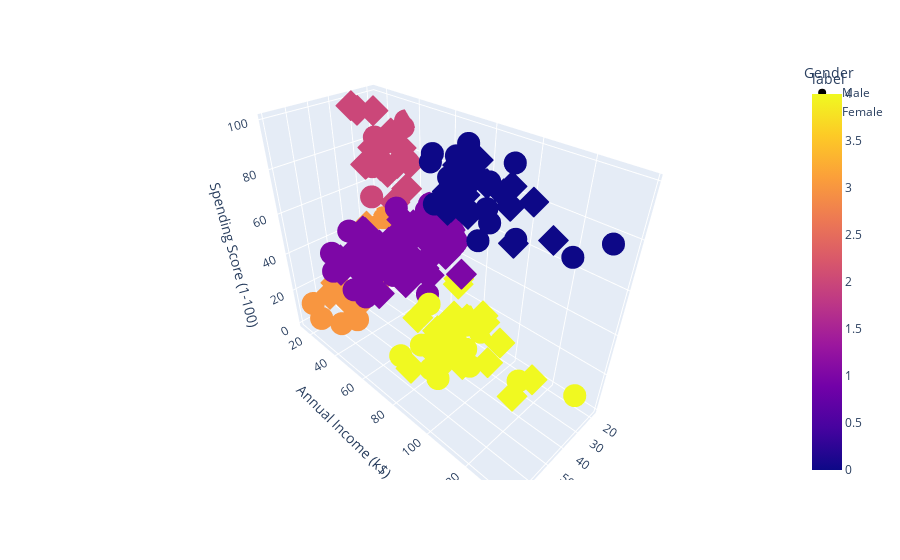

Notebook code for this chart:
### Code cell
# Plotly is a better tool for this in my opinion, plotting data in 3D scatter using Age, income, spending score. Color represents cluster labels and point shape represents gender.
fig = px.scatter_3d(df, x='Age', y='Annual Income (k$)', z='Spending Score (1-100)',
                    color='label', symbol='Gender')
fig.show()

### Figure 1 — Plotly figure (JSON) as saved in the notebook; plotly's stock layout.template omitted (floating-point values rounded to 4 significant figures)
{"data": [{"hovertemplate": "Gender=Male<br>Age=%{x}<br>Annual Income (k$)=%{y}<br>Spending Score (1-100)=%{z}<br>label=%{marker.color}<extra></extra>", "legendgroup": "Male", "marker": {"color": [3, 2, 3, 3, 3, 2, 2, 3, 3, 2, 2, 2, 2, 3, 3, 2, 2, 3, 1, 1, 1, 1, 1, 1, 1, 1, 1, 1, 1, 1, 1, 1, 1, 1, 1, 1, 1, 1, 1, 1, 1, 1, 1, 1, 1, 1, 1, 1, 1, 1, 0, 1, 0, 4, 0, 4, 0, 4, 0, 4, 0, 4, 0, 4, 0, 4, 0, 4, 4, 4, 4, 4, 0, 4, 0, 4, 0, 4, 0, 4, 0, 4, 0, 0, 4, 0, 4, 0], "coloraxis": "coloraxis", "symbol": "circle"}, "mode": "markers", "name": "Male", "scene": "scene", "showlegend": true, "type": "scatter3d", "x": [19, 21, 64, 67, 37, 22, 20, 52, 35, 25, 31, 29, 35, 60, 53, 18, 24, 48, 33, 59, 47, 69, 53, 70, 19, 63, 18, 19, 70, 59, 26, 40, 57, 38, 67, 48, 18, 48, 24, 48, 20, 67, 26, 49, 54, 68, 66, 65, 19, 27, 39, 43, 40, 59, 38, 47, 39, 20, 32, 19, 32, 25, 28, 48, 34, 43, 39, 37, 34, 19, 50, 42, 32, 40, 28, 36, 36, 58, 27, 59, 35, 46, 30, 28, 33, 32, 32, 30], "y": [15, 15, 19, 19, 20, 20, 21, 23, 24, 24, 25, 28, 28, 30, 33, 33, 38, 39, 42, 43, 43, 44, 46, 46, 46, 48, 48, 48, 49, 54, 54, 54, 54, 54, 54, 54, 59, 60, 60, 61, 61, 62, 62, 62, 63, 63, 63, 63, 64, 67, 69, 71, 71, 71, 71, 71, 71, 73, 73, 74, 75, 77, 77, 77, 78, 78, 78, 78, 78, 81, 85, 86, 87, 87, 87, 87, 87, 88, 88, 93, 93, 98, 99, 101, 113, 126, 137, 137], "z": [39, 81, 3, 14, 13, 79, 66, 29, 35, 73, 73, 82, 61, 4, 4, 92, 92, 36, 60, 60, 41, 46, 46, 56, 55, 51, 59, 59, 55, 47, 54, 48, 51, 55, 41, 46, 41, 49, 52, 42, 49, 59, 55, 56, 46, 43, 48, 52, 46, 56, 91, 35, 95, 11, 75, 9, 75, 5, 73, 10, 93, 12, 97, 36, 90, 17, 88, 1, 1, 5, 26, 20, 63, 13, 75, 10, 92, 15, 69, 14, 90, 15, 97, 68, 8, 74, 18, 83]}, {"hovertemplate": "Gender=Female<br>Age=%{x}<br>Annual Income (k$)=%{y}<br>Spending Score (1-100)=%{z}<br>label=%{marker.color}<extra></extra>", "legendgroup": "Female", "marker": {"color": [3, 2, 3, 2, 3, 2, 2, 2, 3, 2, 3, 2, 3, 3, 3, 3, 2, 2, 3, 2, 3, 2, 3, 2, 3, 2, 3, 2, 1, 1, 1, 1, 1, 1, 1, 1, 1, 1, 1, 1, 1, 1, 1, 1, 1, 1, 1, 1, 1, 1, 1, 1, 1, 1, 1, 1, 1, 1, 1, 1, 1, 1, 1, 1, 1, 1, 1, 1, 1, 1, 1, 1, 1, 4, 0, 4, 0, 0, 4, 0, 4, 1, 0, 0, 4, 4, 0, 4, 0, 0, 0, 4, 0, 0, 0, 0, 4, 4, 0, 4, 0, 0, 4, 4, 4, 0, 4, 0, 0, 4, 0, 4], "coloraxis": "coloraxis", "symbol": "diamond"}, "mode": "markers", "name": "Female", "scene": "scene", "showlegend": true, "type": "scatter3d", "x": [20, 23, 31, 22, 35, 23, 30, 35, 58, 24, 35, 35, 46, 54, 45, 40, 23, 21, 49, 21, 42, 30, 36, 20, 65, 31, 49, 24, 50, 27, 29, 31, 49, 31, 50, 51, 27, 67, 54, 43, 68, 32, 47, 60, 60, 45, 23, 49, 46, 21, 55, 22, 34, 50, 68, 40, 32, 47, 27, 23, 49, 21, 66, 19, 38, 18, 19, 63, 49, 51, 50, 38, 40, 23, 31, 25, 31, 29, 44, 35, 57, 28, 32, 32, 34, 44, 38, 47, 27, 30, 30, 56, 29, 31, 36, 33, 36, 52, 30, 37, 32, 29, 41, 54, 41, 36, 34, 32, 38, 47, 35, 45], "y": [16, 16, 17, 17, 18, 18, 19, 19, 20, 20, 21, 23, 25, 28, 28, 29, 29, 30, 33, 33, 34, 34, 37, 37, 38, 39, 39, 39, 40, 40, 40, 40, 42, 43, 43, 44, 46, 47, 47, 48, 48, 48, 49, 50, 50, 54, 54, 54, 54, 54, 57, 57, 58, 58, 59, 60, 60, 60, 60, 62, 62, 62, 63, 63, 64, 65, 65, 65, 65, 67, 67, 67, 69, 70, 70, 72, 72, 73, 73, 74, 75, 76, 76, 77, 78, 78, 78, 78, 78, 78, 78, 79, 79, 81, 85, 86, 87, 88, 88, 97, 97, 98, 99, 101, 103, 103, 103, 103, 113, 120, 120, 126], "z": [6, 77, 40, 76, 6, 94, 72, 99, 15, 77, 35, 98, 5, 14, 32, 31, 87, 73, 14, 81, 17, 73, 26, 75, 35, 61, 28, 65, 55, 47, 42, 42, 52, 54, 45, 50, 51, 52, 59, 50, 48, 47, 42, 49, 56, 53, 52, 42, 44, 57, 58, 55, 60, 46, 55, 40, 42, 47, 50, 41, 48, 42, 50, 54, 42, 48, 50, 43, 59, 43, 57, 40, 58, 29, 77, 34, 71, 88, 7, 72, 5, 40, 87, 74, 22, 20, 76, 16, 89, 78, 73, 35, 83, 93, 75, 95, 27, 13, 86, 32, 86, 88, 39, 24, 17, 85, 23, 69, 91, 16, 79, 28]}], "layout": {"coloraxis": {"colorbar": {"title": {"text": "label"}}, "colorscale": [[0, "#0d0887"], [0.1111, "#46039f"], [0.2222, "#7201a8"], [0.3333, "#9c179e"], [0.4444, "#bd3786"], [0.5556, "#d8576b"], [0.6667, "#ed7953"], [0.7778, "#fb9f3a"], [0.8889, "#fdca26"], [1, "#f0f921"]]}, "legend": {"title": {"text": "Gender"}, "tracegroupgap": 0}, "margin": {"t": 60}, "scene": {"domain": {"x": [0, 1], "y": [0, 1]}, "xaxis": {"title": {"text": "Age"}}, "yaxis": {"title": {"text": "Annual Income (k$)"}}, "zaxis": {"title": {"text": "Spending Score (1-100)"}}}}}
